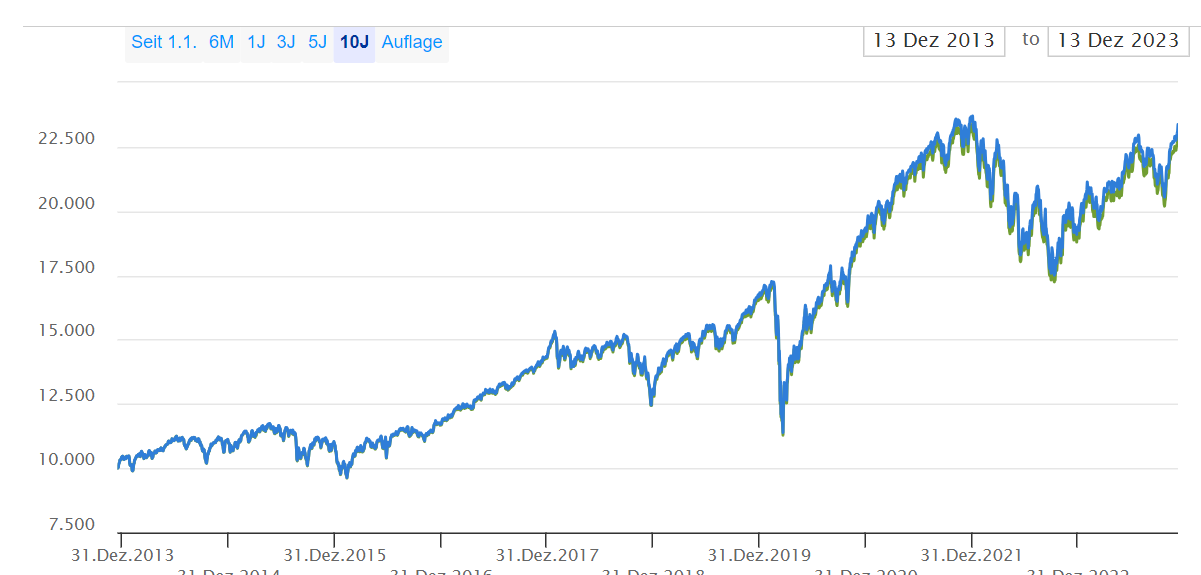
#> input picture data/plot digitizer test.PNG, 1201 x 575 px, found by its file name
$ jupyter execute --allow-errors main2.ipynb
#> lines starting #> are read from the running program, lines starting #| are printed output that depends on the picture; after the words box and inside, x2 and y2 are one past the last pixel; in counts of white or black regions, pixels touching at a corner belong together
### src/image.py
from dataclasses import dataclass
import cv2

@dataclass
class Img:
    "Class to store all data related to an image."
    path: str

    def read_data(self):
        self.data = cv2.imread(self.path)
#> self.data is the input picture: shape (575, 1201, 3); mean B, G, R 251, 249.6, 247.7

### src/rescale.py
def crop(img, roi):
    img.croped_data = img.data[roi.y:roi.y+roi.height, roi.x:roi.x+roi.width, :]

def find_rescaling_parameters(a, b):
    m = (b["value"]-a["value"]) / (b["pixel"]-a["pixel"])
    x0 = a["value"] - m*a["pixel"]
    return m, x0

def linear(m, x0, x):
    return m*x + x0

def rescale(final_data, para_x, para_y, roi):
    x = [linear(para_x[0], para_x[1], _+roi.x) for _ in final_data[0]]
    y = [linear(para_y[0], para_y[1], _+roi.y) for _ in final_data[1]]
    return (x,y)

def rescale_final_data(final_data, coordinates, roi):
    para_x = find_rescaling_parameters(coordinates.x1, coordinates.x2)
    para_y = find_rescaling_parameters(coordinates.y1, coordinates.y2)
    return rescale(final_data, para_x, para_y, roi)

### src/recognize.py
import cv2

def recognize(data):
    grey_scale = cv2.cvtColor(data, cv2.COLOR_BGR2GRAY)
    ret, thresh1 = cv2.threshold(grey_scale, 0, 255, cv2.THRESH_OTSU | cv2.THRESH_BINARY_INV)

    pixelpointsCV2 = cv2.findNonZero(thresh1)

    x = []
    y = []
    for i in pixelpointsCV2:
        x.append(i[0][0])
        y.append(i[0][1])  # hier minus ode rplus?

    return (x, y)

### src/output.py
import matplotlib.pyplot as plt
import numpy as np

def output(final_data):
    fig, ax = plt.subplots()
    ax.scatter(final_data[0], final_data[1], marker='.')
    fig.savefig(r"C:\Users\Benja\Code\Python\PlotDigitizer\data\output\final_plot.png")
    np.savetxt(r"C:\Users\Benja\Code\Python\PlotDigitizer\data\output\final_data.csv", final_data)


### src/main2.ipynb
[cell 1]
import matplotlib.pyplot as plt
import matplotlib.patches as pt

[cell 2]
from image import Img
from coordinates import Coordinates, ask_coordinate
from roi import Roi, ask_roi
from recognize import recognize
from rescale import crop, rescale_final_data
from output import output

[cell 3]
path = r"C:\Users\Benja\Code\Python\PlotDigitizer\data\plot digitizer test.PNG"
#read_image(path)
img = Img(path=path)
img.read_data()


#plot_image()
fig, ax = plt.subplots()
ax.imshow(img.data)
#fig.savefig(r"C:\Users\Benja\Code\Python\PlotDigitizer\data\check\temp.png")
#  noch ein grid mit den coordinaten machen?

[cell 4]
coordinates = Coordinates(x1={"pixel": 800,
                              "value": 1},
                          x2={"pixel": 1000,
                              "value": 10},
                          y1={"pixel": 150,
                              "value": 23500},
                          y2={"pixel": 470,
                              "value": 10000}, )

[cell 5]
roi = Roi(100, 100, 1050, 400)
rectangle = pt.Rectangle((roi.x,roi.y), roi.width, roi.height, facecolor='None', edgecolor='red')
fig, ax = plt.subplots()
ax.add_patch(rectangle)
ax.imshow(img.data)
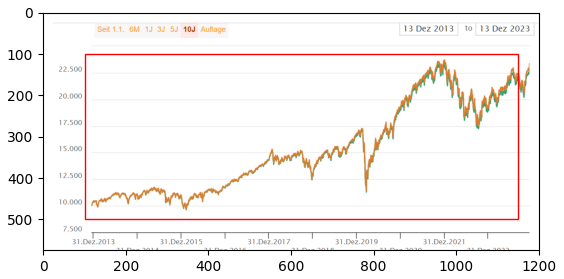
#> figure drawn by matplotlib, 1 panel; B, G, R data is drawn as R, G, B

[cell 6]
#crop()
crop(img, roi)
#> in crop, `img.croped_data = img.data[roi.y:roi.y+roi.height, roi.x:roi.x+roi.wid..`:
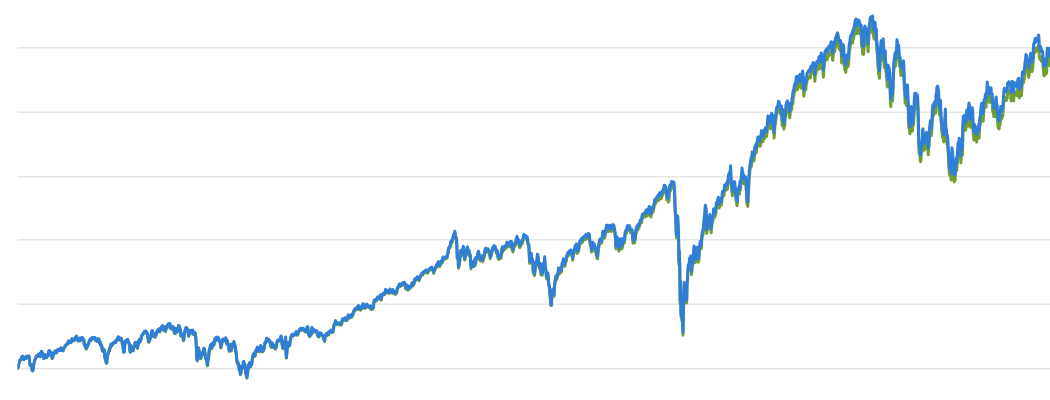
#> img.croped_data: shape (400, 1050, 3); mean B, G, R 251.6, 249.7, 246.9
fig, ax = plt.subplots()
ax.imshow(img.croped_data)

[cell 7]
#recognize_data()
final_data = recognize(img.croped_data)
#> in recognize, `grey_scale = cv2.cvtColor(data, cv2.COLOR_BGR2GRAY)`:
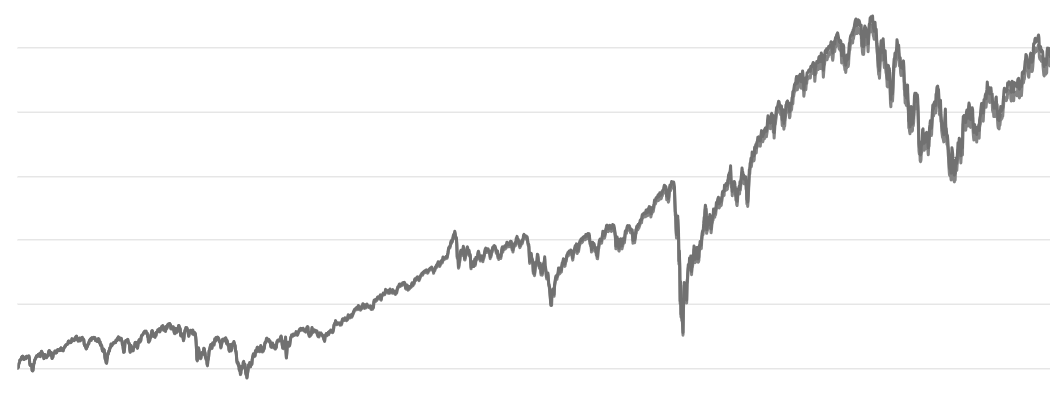
#> grey_scale: shape (400, 1050); min 113, max 255, mean 249.1
#> in recognize, `ret, thresh1 = cv2.threshold(grey_scale, 0, 255, cv2.THRESH_OTSU | cv2..`:
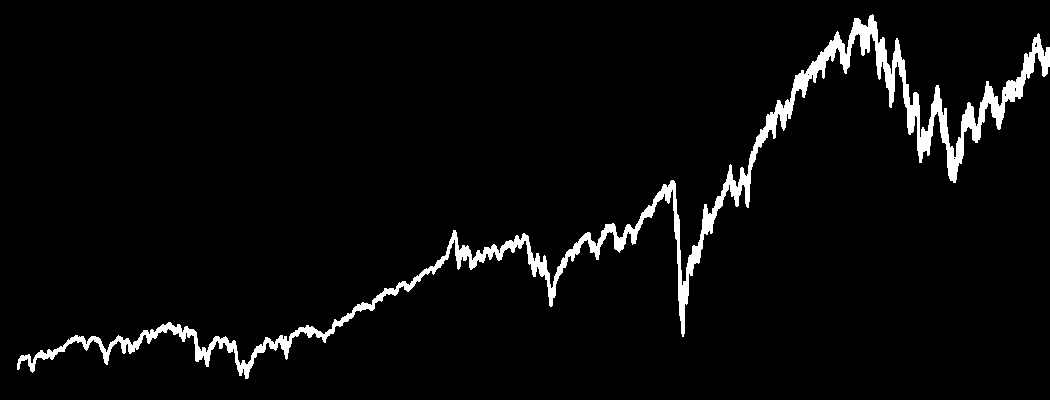
#> thresh1: shape (400, 1050); 3.9% white; 1 white region, box (x1, y1, x2, y2) and area: (17, 14, 1050, 379) 16547
#> in recognize, `ret, thresh1 = cv2.threshold(grey_scale, 0, 255, cv2.THRESH_OTSU | cv2..`: ret = 188
#> in recognize, `pixelpointsCV2 = cv2.findNonZero(thresh1)`: pixelpointsCV2 = contour of 16547 points, box (x1, y1, x2, y2) (17, 14, 1050, 379), area 42235
#> the loop in recognize, `for i in pixelpointsCV2:` made 16547 passes
#> i on passes 1 to 3: [[872, 14]], [[870, 15]], [[871, 15]]
#> after the loop in recognize, `for i in pixelpointsCV2:`: x = 16547 values, max 1049 at index 991, min 17 at index 16287, mean 662.1; y = 16547 values from 14 to 378

[cell 8]
final_data = rescale_final_data(final_data, coordinates, roi)
#> in rescale, `x = [linear(para_x[0], para_x[1], _+roi.x) for _ in final_data[0]]`: x = 16547 values, max 16.7 at index 991, min -29.73 at index 16287, mean -0.706
#> in rescale, `y = [linear(para_y[0], para_y[1], _+roi.y) for _ in final_data[1]]`: y = 16547 values, max 25018.8 at index 0, min 9662.5 at index 16544, mean 17433.3

[cell 9]
output(final_data)
#> in output, `fig.savefig(r"C:\Users\Benja\Code\Python\PlotDigitizer\data\output\fin..`:
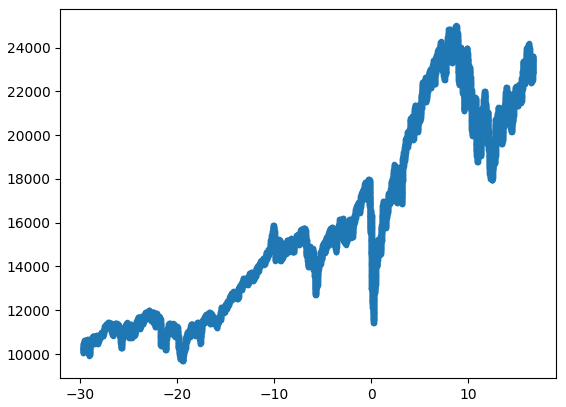
#> figure drawn by matplotlib, 1 panel
